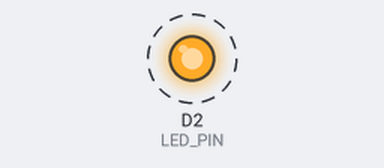
Recording of a sketch running on a simulated ESP8266 (NodeMCU). Parts: output pins drawn as LEDs (lit = HIGH). Dashed ring = blinking.

Above: at 0.5 s.
Timing chart, 0 to 4.6 s (numbered marks = the images above):
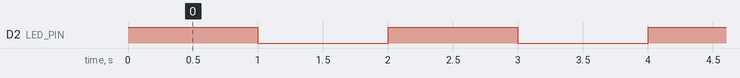

The sketch:

Led_Blink.ino
```cpp
//Esto es un comentario de una sola linea
/*Esto es un comentatio de
 * varias lineas
 */

#define LED_PIN D2 //Definimos que pin usaremos para conectar el led

void setup() {
  pinMode(LED_PIN, OUTPUT); //El pin lo vamos a usar en modo salida
}

void loop() {
  digitalWrite(LED_PIN, HIGH);   //Pon 3v en la salida
  delay(1000);                   //Espera 1s
  digitalWrite(LED_PIN, LOW);    //Pon 0v en la salida
  delay(1000);                   //Espera 1s
}
```

Measured:
- by itself, D2 (LED_PIN): alternates HIGH for 1.0 s and LOW for 1.0 s
